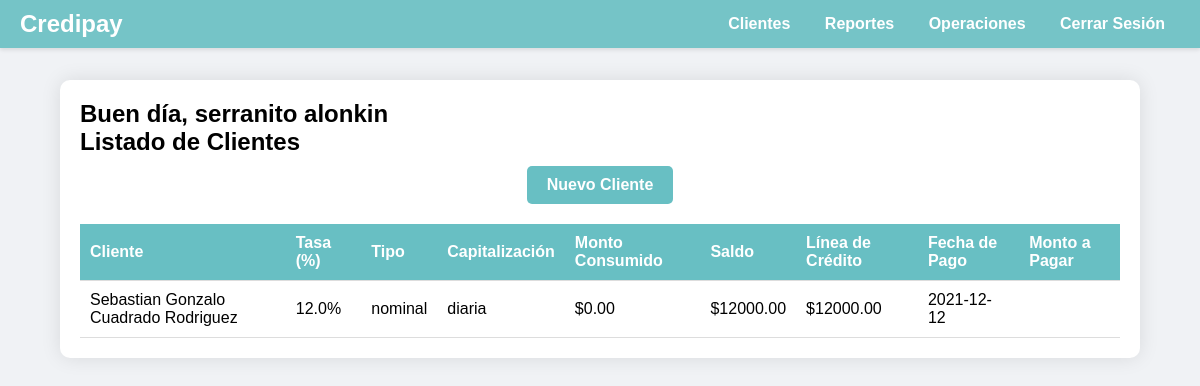
/principal (signed in), run on an earlier commit of the app's database.
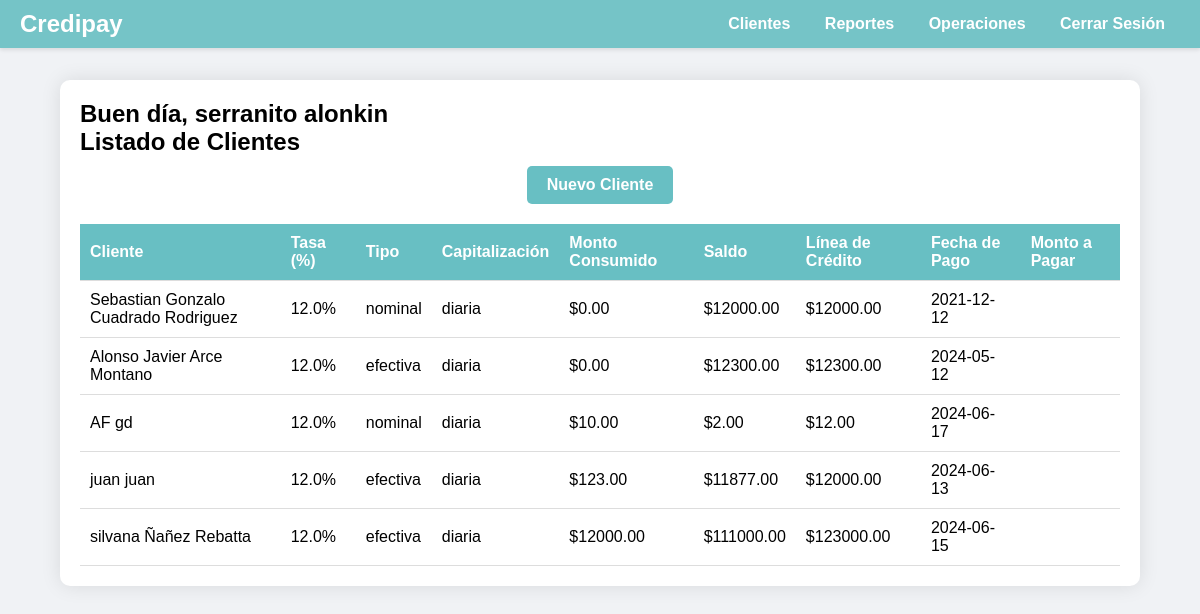
And on a later commit of the database.
### tables this page shows
CREATE TABLE clients (
            id INTEGER PRIMARY KEY AUTOINCREMENT,
            user_id INTEGER NOT NULL,
            first_name TEXT NOT NULL,
            last_name TEXT NOT NULL,
            phone TEXT NOT NULL,
            dni TEXT NOT NULL,
            rate REAL NOT NULL,
            rate_type TEXT NOT NULL,
            capitalization TEXT NOT NULL,
            credit_line REAL NOT NULL,
            payment_date TEXT NOT NULL,
            late_rate REAL NOT NULL,
            FOREIGN KEY (user_id) REFERENCES users (id)
        );

### app.py (the view)
@app.route('/principal', methods=['GET', 'POST'])
def principal():
    if 'user_id' not in session:
        return redirect(url_for('login'))
    user_id = session['user_id']
    first_name = session.get('first_name')
    last_name = session.get('last_name')
    clients = get_clients_for_user(user_id)
    print(f"Sesión: first_name={first_name}, last_name={last_name}")
    return render_template('principal.html', first_name=first_name, last_name=last_name, clients=clients)

### templates/principal.html (shortened to what this page needs)
<!DOCTYPE html>
<html lang="es">
<head>
    <link rel="stylesheet" href="static/styles2.css">
</head>
<body>
    <nav class="navbar">
        <div class="navbar-container">
            <a href="/principal" class="navbar-brand">Credipay</a>
            <div class="navbar-links">
                <a href="/clientes">Clientes</a>
                <a href="/reportes">Reportes</a>
                <a href="/operaciones">Operaciones</a>
                <a href="/login">Cerrar Sesión</a>
            </div>
        </div>
    </nav>
    <div class="container">
        <div class="welcome-message">
            <h2>Buen día, {{ first_name }} {{ last_name }}</h2>
        </div>
        <h2>Listado de Clientes</h2>
        <div class="boton">
            <a href="/newcustomer" class="btn">Nuevo Cliente</a>
        </div>
        <table class="client-table">
            <thead>
                <tr>
                    <th>Cliente</th>
                    <th>Tasa (%)</th>
                    <th>Tipo</th>
                    <th>Capitalización</th>
                    <th>Monto Consumido</th>
                    <th>Saldo</th>
                    <th>Línea de Crédito</th>
                    <th>Fecha de Pago</th>
                    <th>Monto a Pagar</th>
                </tr>
            </thead>
            <tbody>
                {% for client in clients %}
                <tr>
                    <td>{{ client[1] }} {{ client[2] }}</td>
                    <td>{{ client[3] }}%</td>
                    <td>{{ client[4] }}</td>
                    <td>{{ client[5] }}</td>
                    <td>${{ '%.2f' % client[8] }}</td>
                    <td>${{ '%.2f' % client[9] }}</td>
                    <td>${{ '%.2f' % client[6] }}</td>
                    <td>{{ client[7] }}</td>
                    <td></td>
                </tr>
                {% endfor %}
            </tbody>
        </table>
    </div>
</body>
</html>

### static/styles2.css (style rules this page uses)
* { margin: 0; padding: 0; box-sizing: border-box; }
body { font-family: Arial, sans-serif; background-color: #f0f2f5; padding-top: 60px; }
.navbar { position: fixed; top: 0; width: 100%; background-color: rgba(104, 191, 195, 0.9); padding: 10px 20px; z-index: 1000; display: flex; justify-content: space-between; align-items: center; box-shadow: 0 2px 4px rgba(0, 0, 0, 0.1); }
.navbar .navbar-container { display: flex; justify-content: space-between; align-items: center; width: 100%; }
.navbar .navbar-brand { color: white; font-size: 1.5em; text-decoration: none; font-weight: bold; }
.navbar .navbar-links a { color: white; text-decoration: none; margin: 0 15px; font-weight: bold; }
.container { margin: 20px auto; width: 90%; max-width: 1200px; background-color: #fff; border-radius: 10px; box-shadow: 0 0 20px rgba(0, 0, 0, 0.1); overflow: hidden; padding: 20px; }
.client-table { width: 100%; border-collapse: collapse; margin-top: 20px; }
.client-table th, .client-table td { padding: 10px; text-align: left; border-bottom: 1px solid #ddd; }
.client-table th { background-color: #68bfc3; color: #fff; }
.boton { text-align: center; }
.boton .btn { background-color: #68bfc3; color: #fff; padding: 10px 20px; border: none; border-radius: 5px; font-weight: bold; text-decoration: none; margin-top: 10px; display: inline-block; }

What changed in the data, as far as the page shows it:
added clients: first_name "Alonso Javier", last_name "Arce Montano", rate "12.0", rate_type "efectiva", capitalization "diaria", value "0.00", credit_line "12300.00", payment_date "2024-05-12"
added clients: first_name "AF", last_name "gd", rate "12.0", rate_type "nominal", capitalization "diaria", value "10.00", value "2.00", credit_line "12.00", payment_date "2024-06-17"
added clients: first_name "juan", last_name "juan", rate "12.0", rate_type "efectiva", capitalization "diaria", value "123.00", value "11877.00", credit_line "12000.00", payment_date "2024-06-13"
added clients: first_name "silvana", last_name "Ñañez Rebatta", rate "12.0", rate_type "efectiva", capitalization "diaria", value "12000.00", value "111000.00", credit_line "123000.00", payment_date "2024-06-15"
